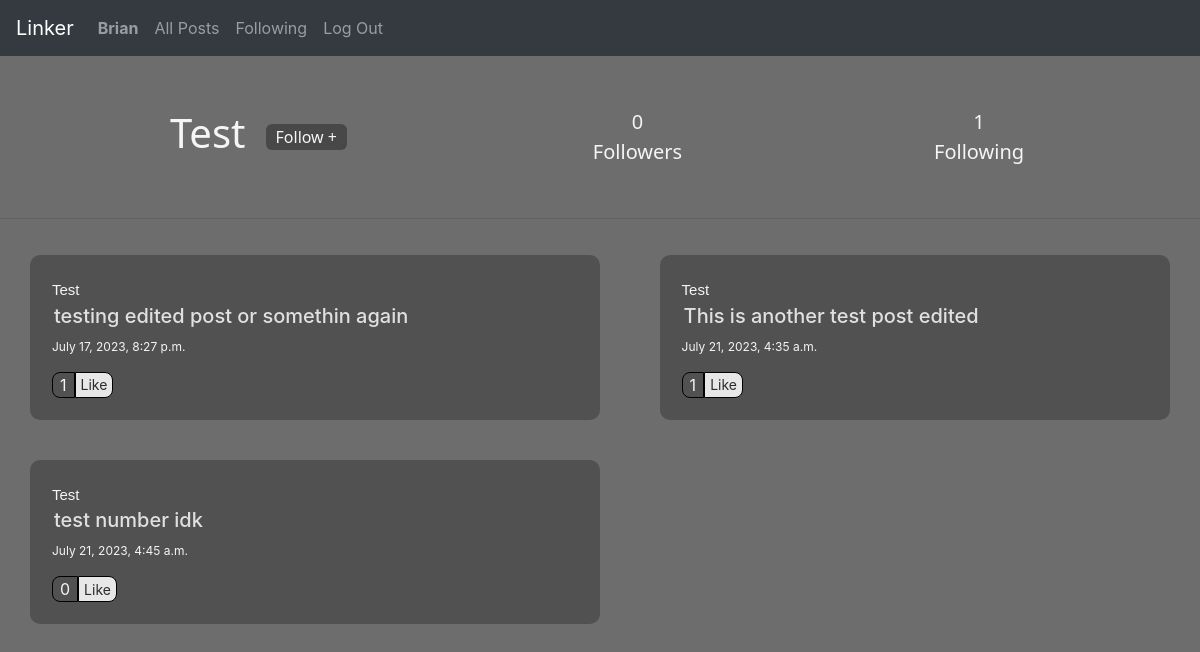
The page /profile/2 (signed in) on the database its author committed.
### network/models.py (models this page shows, shortened)
class User(AbstractUser):
    pass

class Profile(models.Model):
    user = models.ForeignKey(User, on_delete=models.CASCADE)
    followers = models.ManyToManyField(User, related_name="followers", blank=True)
    following = models.ManyToManyField(User, related_name="following", blank=True)

class Post(models.Model):
    creator = models.ForeignKey(User, on_delete=models.CASCADE)
    content = models.CharField(max_length=60*200)
    likes = models.ManyToManyField(Profile, related_name="likes", blank=True)
    timestamp = models.DateTimeField(default=timezone.now)

### network/views.py (the view)
# urls.py: path("profile/<int:user_id>", views.profile, name="profile"),
@login_required
def profile(request, user_id):
    viewing_user = User.objects.get(id=user_id)
    profile_info = Profile.objects.get(user=viewing_user)
    myProfile = Profile.objects.get(user = request.user)
    posts = Post.objects.filter(creator=viewing_user)
    if( myProfile.following.filter(id=viewing_user.id).exists()):
        following =True
    else:
        following =False
    return render(request, "network/profile.html", {
        "profile": profile_info,
        "posts": posts,
        "following": following
    })

### network/templates/network/profile.html (shortened to what this page needs)
{% extends "network/layout.html" %}
{% load static %}
{% block body %}
    <div id="prof-header">
        <div class="section">
            <h1>{{ profile.user.username }}</h1>
            {% if user !=  profile.user and not following %}
            <button class="follow-btn" onclick="follow()" id="not-following"> Follow +</button>
            {% endif %}
        </div>
        <div class="section">
            <button id="followers">
                <div class="followers_count"> {{profile.followers.count}} </div>
                <div> Followers</div>
            </button>
        </div>
        <div class="section">
            <button id="followers">
                <div> {{profile.following.count}} </div>
                <div> Following </div>
            </button>
        </div>
        </div>
    </div>
    <hr>
    {% if user !=  profile.user%}
    <div id="Prof-posts">
        {% for post in posts%}
        <div class="section" id="{{post.id}}">
            <div class="post_item">
                <a>{{post.creator}}</a>
            </div>
            <div class="post_data">
                <h6 class="postedContent">{{post.content}}</h6>
                <p>{{post.timestamp}}</p>
            </div>
            <div class="like_item">
                <h7 class="num-likes" id="4">{{post.likes.count}}</h7>
                <button class="like-btn" onclick="handle_like({post_id: '{{post.id}}'})">Like</button>
            </div>
        </div>
        {% endfor %}
    </div>
    {% endif %}
{% endblock %}

### network/templates/network/layout.html (shortened to what this page needs)
{% load static %}
<!DOCTYPE html>
<html lang="en">
    <head>
        <link rel="stylesheet" href="https://stackpath.bootstrapcdn.com/bootstrap/4.4.1/css/bootstrap.min.css">
        <link href="{% static 'network/styles.css' %}" rel="stylesheet">
    </head>
    <body>
        <nav class="navbar navbar-expand-lg navbar-dark bg-dark">
            <a class="navbar-brand" href="#">Linker</a>
            <div>
              <ul class="navbar-nav mr-auto">
                {% if user.is_authenticated %}
                    <li class="nav-item">
                        <a class="nav-link" href="{% url 'profile' user.id %}"><strong>{{ user.username }}</strong></a>
                    </li>
                {% endif %}
                <li class="nav-item">
                  <a class="nav-link" href="{% url 'index' %}">All Posts</a>
                </li>
                {% if user.is_authenticated %}
                    <li class="nav-item">
                        <a class="nav-link" href="{% url 'following' %}">Following</a>
                    </li>
                    <li class="nav-item">
                        <a class="nav-link" href="{% url 'logout' %}">Log Out</a>
                    </li>
                {% endif %}
              </ul>
            </div>
          </nav>
        <div class="body">
            {% block body %}
            {% endblock %}
    </body>
</html>

### network/static/network/styles.css (style rules this page uses)
body { background-color: #6d6d6d; }
.body { margin-bottom: 40px; }
#posts .section, #Prof-posts .section { display: grid; padding: 20px; border: 2px solid transparent; background-color: #515151; color: whitesmoke; border-radius: 10px; margin: 20px; margin-inline: 30px; }
#posts .postedContent, #Prof-posts .postedContent { background-color: transparent; border: 2px solid transparent; width: 100%; text-align: left; color: rgb(224, 224, 224); padding: auto; font-size: 20px; height: fit-content; }
#posts p, #Prof-posts p { background-color: transparent; border: none; font-size: 12px; color: whitesmoke; }
#posts .post_item a, #Prof-posts .post_item a { border: none; font-family: 'Lucida Sans', 'Lucida Sans Regular', 'Lucida Grande', 'Lucida Sans Unicode', Geneva, Verdana, sans-serif; font-weight: 800px; font-size: 15px; color: rgb(245, 245, 245); }
.section .like-btn { background-color: #e7e7e7; border-radius: 8px; color: rgb(43, 43, 43); width: fit-content; font-size: 14px; border: 1px solid black; border-top-left-radius: 0; border-bottom-left-radius: 0; cursor: pointer; padding-inline: 5px; }
.section .like_item { display: flex; }
.section .num-likes { border: 1px solid black; padding-inline: 7px; font-size: 16px; border-top-left-radius: 8px; border-bottom-left-radius: 8px; }
#Prof-posts { display: grid; grid-template-columns: auto auto; }
#prof-header { display: grid; margin: 50px; grid-template-columns: auto auto auto; }
#prof-header .section { display: flex; align-items: center; justify-content: center; }
#prof-header h1 { color: whitesmoke; font-family:system-ui, -apple-system, BlinkMacSystemFont, 'Segoe UI', Roboto, Oxygen, Ubuntu, Cantarell, 'Open Sans', 'Helvetica Neue', sans-serif; }
#prof-header button { font-family:system-ui, -apple-system, BlinkMacSystemFont, 'Segoe UI', Roboto, Oxygen, Ubuntu, Cantarell, 'Open Sans', 'Helvetica Neue', sans-serif; color: whitesmoke; font-size: 20px; font-weight: 500; background-color: transparent; border: transparent; }
#prof-header #not-following { margin-left: 20px; background-color: rgb(72, 72, 72); border-radius: 6px; padding-inline: 10px; font-size: 16px; }

### rows shown on the page
User: username "Brian"
Profile: user.username "Test", followers.count "0", following.count "1"
Post: creator "Test", content "testing edited post or somethin again", timestamp "July 17, 2023, 8:27 p.m.", likes.count "1"
Post: creator "Test", content "This is another test post edited", timestamp "July 21, 2023, 4:35 a.m.", likes.count "1"
Post: creator "Test", content "test number idk", timestamp "July 21, 2023, 4:45 a.m.", likes.count "0"
